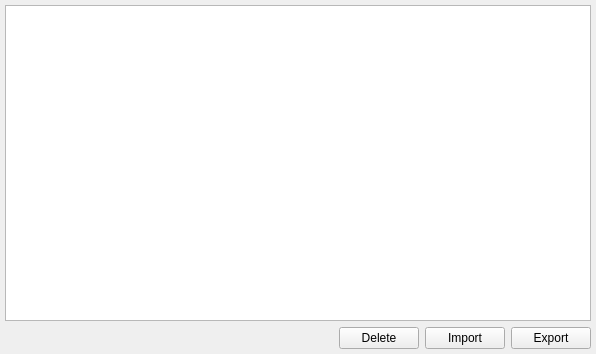
<?xml version="1.0" encoding="UTF-8"?>
<ui version="4.0">
 <class>ManageCasesForm</class>
 <widget class="QWidget" name="ManageCasesForm">
  <property name="geometry">
   <rect>
    <x>0</x>
    <y>0</y>
    <width>596</width>
    <height>354</height>
   </rect>
  </property>
  <property name="windowTitle">
   <string>Form</string>
  </property>
  <layout class="QVBoxLayout" name="verticalLayout">
   <property name="leftMargin">
    <number>5</number>
   </property>
   <property name="topMargin">
    <number>5</number>
   </property>
   <property name="rightMargin">
    <number>5</number>
   </property>
   <property name="bottomMargin">
    <number>5</number>
   </property>
   <item>
    <widget class="QTableView" name="table_view_cases">
     <property name="whatsThis">
      <string>&lt;html&gt;&lt;head/&gt;&lt;body&gt;&lt;p&gt;&lt;br/&gt;&lt;/p&gt;&lt;/body&gt;&lt;/html&gt;</string>
     </property>
    </widget>
   </item>
   <item alignment="Qt::AlignRight">
    <widget class="QWidget" name="widget" native="true">
     <layout class="QHBoxLayout" name="horizontalLayout">
      <property name="leftMargin">
       <number>0</number>
      </property>
      <property name="topMargin">
       <number>0</number>
      </property>
      <property name="rightMargin">
       <number>0</number>
      </property>
      <property name="bottomMargin">
       <number>0</number>
      </property>
      <item>
       <widget class="QPushButton" name="pbutton_delete">
        <property name="text">
         <string>Delete</string>
        </property>
       </widget>
      </item>
      <item>
       <widget class="QPushButton" name="pbutton_import">
        <property name="text">
         <string>Import</string>
        </property>
       </widget>
      </item>
      <item>
       <widget class="QPushButton" name="pbutton_export">
        <property name="text">
         <string>Export</string>
        </property>
       </widget>
      </item>
     </layout>
    </widget>
   </item>
  </layout>
 </widget>
 <resources/>
 <connections/>
</ui>
